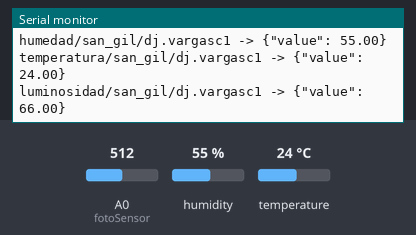
A sketch run on a simulated ESP8266 (NodeMCU). Shown: the last lines printed to the serial monitor. The test bench sets the inputs (shaded band); at power-on: humidity 55 %, A0 (fotoSensor) = 512, temperature 24 °C. WiFi joins after 1.5 s; servers stay silent unless stated; the local clock reads 2024-03-15 10:24:30 at power-on unless the sketch sets it; no MQTT or app messages arrive unless stated.

Above: at 3.2 s.
3.3 s: humidity set to 22 %
At 9.2 s:
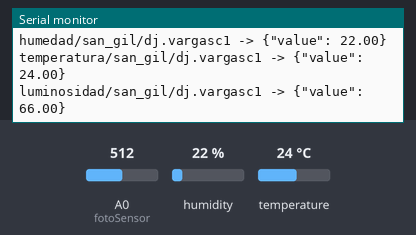
10.2 s: A0 (fotoSensor) set to 716
At 15.2 s:
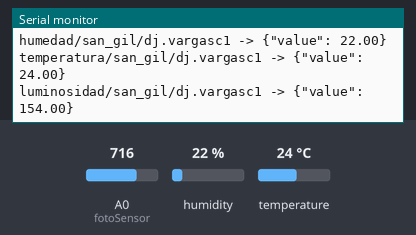
17.1 s: temperature set to 12 °C
At 21.1 s:
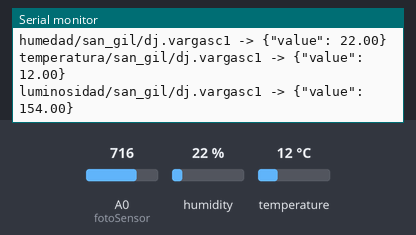
24.0 s: A0 (fotoSensor) set to 900
At 27.1 s:
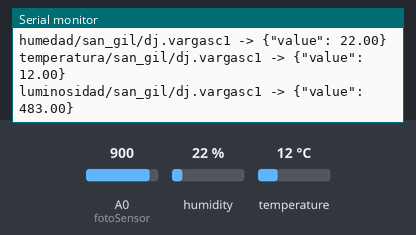
30.9 s: humidity set to 40 %
At 34.3 s:
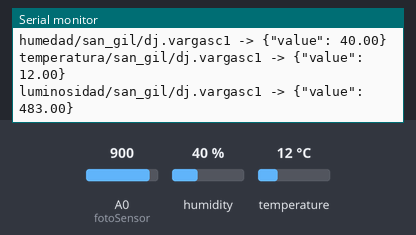
Timing chart, 0 to 35.8 s (numbered marks = the images above; inputs shaded):
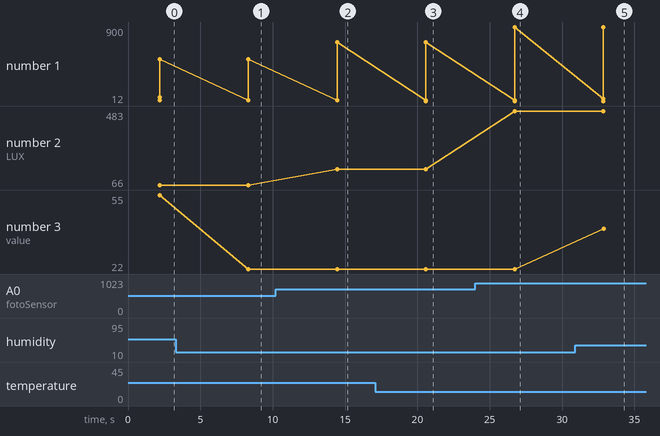

Measured:
- after the input at 3.3 s, the serial monitor: prints a new line after 5.0 s (image 1)
- after the input at 10.2 s, the serial monitor: prints a new line after 4.3 s (image 2)
- after the input at 17.1 s, the serial monitor: prints a new line after 3.5 s (image 3)
- after the input at 24.0 s, the serial monitor: prints a new line after 2.7 s (image 4)
- after the input at 30.9 s, the serial monitor: prints a new line after 2.0 s (image 5)
- plotted number 1: 512 → 716 after the input at 10.2 s, 716 → 900 after the input at 24.0 s
- plotted number 2: 66 → 154 after the input at 10.2 s, 154 → 483 after the input at 24.0 s
- plotted number 3: 55 → 22 after the input at 3.3 s, 22 → 40 after the input at 30.9 s

The sketch:

reto_uno.ino
```cpp
#include <ESP8266WiFi.h>
#include <WiFiClientSecure.h>
#include <time.h>
#include <PubSubClient.h>
#include "DHT.h"
#define DHTTYPE DHT11 // DHT 11
float fotoSensor = A0; //puerto analogico fotoresistor

#define dht_dpin 4
DHT dht(dht_dpin, DHTTYPE);

#include "secrets.h"

//Conexión a Wifi
//Nombre de la red Wifi
const char ssid[] = "ATHENA_2.4G";
//Contraseña de la red Wifi
const char pass[] = "11017549D";
//Usuario uniandes sin @uniandes.edu.co
#define HOSTNAME "dj.vargasc1"

//Conexión a Mosquitto
const char MQTT_HOST[] = "iotlab.virtual.uniandes.edu.co";
const int MQTT_PORT = 8082;
//Usuario uniandes sin @uniandes.edu.co
const char MQTT_USER[] = "dj.vargasc1";
//Contraseña de MQTT que recibió por correo
const char MQTT_PASS[] = "202210190";
const char MQTT_SUB_TOPIC[] = HOSTNAME "/";
//Tópico al que se enviarán los datos de humedad
const char MQTT_PUB_TOPIC1[] = "humedad/san_gil/" HOSTNAME;
//Tópico al que se enviarán los datos de temperatura
const char MQTT_PUB_TOPIC2[] = "temperatura/san_gil/" HOSTNAME;
//Tópico al que se enviarán los datos de luminosidad
const char MQTT_PUB_TOPIC3[] = "luminosidad/san_gil/" HOSTNAME;

//////////////////////////////////////////////////////

#if (defined(CHECK_PUB_KEY) and defined(CHECK_CA_ROOT)) or (defined(CHECK_PUB_KEY) and defined(CHECK_FINGERPRINT)) or (defined(CHECK_FINGERPRINT) and defined(CHECK_CA_ROOT)) or (defined(CHECK_PUB_KEY) and defined(CHECK_CA_ROOT) and defined(CHECK_FINGERPRINT))
  #error "cant have both CHECK_CA_ROOT and CHECK_PUB_KEY enabled"
#endif

BearSSL::WiFiClientSecure net;
PubSubClient client(net);

time_t now;
unsigned long lastMillis = 0;

//Función que conecta el node a través del protocolo MQTT
//Emplea los datos de usuario y contraseña definidos en MQTT_USER y MQTT_PASS para la conexión
void mqtt_connect()
{
  //Intenta realizar la conexión indefinidamente hasta que lo logre
  while (!client.connected()) {
    Serial.print("Time: ");
    Serial.print(ctime(&now));
    Serial.print("MQTT connecting ... ");
    if (client.connect(HOSTNAME, MQTT_USER, MQTT_PASS)) {
      Serial.println("connected.");
    } else {
      Serial.println("Problema con la conexión, revise los valores de las constantes MQTT");
      Serial.print("Código de error = ");
      Serial.println(client.state());
      if ( client.state() == MQTT_CONNECT_UNAUTHORIZED ) {
        ESP.deepSleep(0);
      }
      /* Espera 5 segundos antes de volver a intentar */
      delay(5000);
    }
  }
}

void receivedCallback(char* topic, byte* payload, unsigned int length) {
  Serial.print("Received [");
  Serial.print(topic);
  Serial.print("]: ");
  for (int i = 0; i < length; i++) {
    Serial.print((char)payload[i]);
  }
}

const long A = 1000;     //Resistencia en oscuridad en KΩ
const int B = 15;        //Resistencia a la luz (10 Lux) en KΩ
const int Rc = 10;       //Resistencia calibracion en KΩ

double Light(int V){
  int lux = ((long)V*A*10)/((long)B*Rc*(1024-V));
  Serial.print("-> LUX: ");
  Serial.println(lux);

return lux;

}


//Configura la conexión del node MCU a Wifi y a Mosquitto
void setup()
{
  Serial.begin(115200);
  Serial.println();
  Serial.println();
  Serial.print("Attempting to connect to SSID: ");
  Serial.print(ssid);
  WiFi.hostname(HOSTNAME);
  WiFi.mode(WIFI_STA);
  WiFi.begin(ssid, pass);
  //Intenta conectarse con los valores de las constantes ssid y pass a la red Wifi
  //Si la conexión falla el node se dormirá hasta que lo resetee
  while (WiFi.status() != WL_CONNECTED)
  {
    if ( WiFi.status() == WL_NO_SSID_AVAIL || WiFi.status() == WL_WRONG_PASSWORD ) {
      Serial.print("\nProblema con la conexión, revise los valores de las constantes ssid y pass");
      ESP.deepSleep(0);
    } else if ( WiFi.status() == WL_CONNECT_FAILED ) {
      Serial.print("\nNo se ha logrado conectar con la red, resetee el node y vuelva a intentar");
      ESP.deepSleep(0);
    }
    Serial.print(".");
    delay(1000);
  }
  Serial.println("connected!");

  //Sincroniza la hora del dispositivo con el servidor SNTP (Simple Network Time Protocol)
  Serial.print("Setting time using SNTP");
  configTime(-5 * 3600, 0, "pool.ntp.org", "time.nist.gov");
  now = time(nullptr);
  while (now < 1510592825) {
    delay(500);
    Serial.print(".");
    now = time(nullptr);
  }
  Serial.println("done!");
  struct tm timeinfo;
  gmtime_r(&now, &timeinfo);
  //Una vez obtiene la hora, imprime en el monitor el tiempo actual
  Serial.print("Current time: ");
  Serial.print(asctime(&timeinfo));

  #ifdef CHECK_CA_ROOT
    BearSSL::X509List cert(digicert);
    net.setTrustAnchors(&cert);
  #endif
  #ifdef CHECK_PUB_KEY
    BearSSL::PublicKey key(pubkey);
    net.setKnownKey(&key);
  #endif
  #ifdef CHECK_FINGERPRINT
    net.setFingerprint(fp);
  #endif
  #if (!defined(CHECK_PUB_KEY) and !defined(CHECK_CA_ROOT) and !defined(CHECK_FINGERPRINT))
    net.setInsecure();
  #endif

  //Llama a funciones de la librería PubSubClient para configurar la conexión con Mosquitto
  client.setServer(MQTT_HOST, MQTT_PORT);
  client.setCallback(receivedCallback);
  //Llama a la función de este programa que realiza la conexión con Mosquitto
  mqtt_connect();
}

//Función loop que se ejecuta indefinidamente repitiendo el código a su interior
//Cada vez que se ejecuta toma nuevos datos de la lectura del sensor
void loop()
{
  //Revisa que la conexión Wifi y MQTT siga activa
  if (WiFi.status() != WL_CONNECTED)
  {
    Serial.print("Checking wifi");
    while (WiFi.waitForConnectResult() != WL_CONNECTED)
    {
      WiFi.begin(ssid, pass);
      Serial.print(".");
      delay(10);
    }
    Serial.println("connected");
  }
  else
  {
    if (!client.connected())
    {
      mqtt_connect();
    }
    else
    {
      client.loop();
    }
  }

  now = time(nullptr);
  //Lee los datos del sensor
  float h = dht.readHumidity();
  delay(100);
  float t = dht.readTemperature();
  int V = analogRead(fotoSensor);
  Serial.println(h);
  Serial.println(t);
  Serial.println(V);

  //Transforma la información a la notación JSON para poder enviar los datos
  //El mensaje que se envía es de la forma {"value": x}, donde x es el valor de temperatura o humedad
  // Tranforma datos de luminosidad a porcentaje
  //JSON para humedad
  String json = "{\"value\": "+ String(h) + "}";
  char payload1[json.length()+1];
  json.toCharArray(payload1,json.length()+1);
  //JSON para temperatura
  json = "{\"value\": "+ String(t) + "}";
  char payload2[json.length()+1];
  json.toCharArray(payload2,json.length()+1);
  //JSON para luminosidad
  double ilum = Light(V);
  json = "{\"value\": "+ String(ilum) + "}";
  char payload3[json.length()+1];
  json.toCharArray(payload3,json.length()+1);

  //Si los valores recolectados no son indefinidos, se envían a los tópicos correspondientes
  if ( !isnan(h) && h<100  && !isnan(t) && t<100 && !isnan(ilum) ) {
    //Publica en el tópico de la humedad
    client.publish(MQTT_PUB_TOPIC1, payload1, false);
    //Publica en el tópico de la temperatura
    client.publish(MQTT_PUB_TOPIC2, payload2, false);
    //Publica en el tópico de la luminosidad
    client.publish(MQTT_PUB_TOPIC3, payload3, false);

    Serial.println("Published -->");

  }

  //Imprime en el monitor serial la información recolectada
  Serial.print(MQTT_PUB_TOPIC1);
  Serial.print(" -> ");
  Serial.println(payload1);
  Serial.print(MQTT_PUB_TOPIC2);
  Serial.print(" -> ");
  Serial.println(payload2);
  Serial.print(MQTT_PUB_TOPIC3);
  Serial.print(" -> ");
  Serial.println(payload3);
  Serial.println("");

  /*Espera 5 segundos antes de volver a ejecutar la función loop*/
  delay(6000);
}
```

secrets.h
```cpp
//enable only one of these below, disabling both is fine too.
#define CHECK_CA_ROOT
// #define CHECK_PUB_KEY
// #define CHECK_FINGERPRINT
////--------------------------////

#define SECRET

#ifdef CHECK_CA_ROOT
static const char digicert[] PROGMEM = R"EOF(
-----BEGIN CERTIFICATE-----
MIIEQzCCAyugAwIBAgIUVxULRUCblz76p0JQ02yqP+0oIT0wDQYJKoZIhvcNAQEL
BQAwgbAxCzAJBgNVBAYTAkNPMRMwEQYDVQQIDApDdW5kY2xpZW50MRUwEwYDVQQH
DAxCb2dvdGFDbGllbnQxFzAVBgNVBAoMDlVuaWFuZGVzQ2xpZW50MRcwFQYDVQQL
DA5TeXN0ZW1hc0NsaWVudDEnMCUGA1UEAwweaW90bGFiLnZpcnR1YWwudW5pYW5k
ZXMuZWR1LmNvMRowGAYJKoZIhvcNAQkBFgtpb3RAaW90LmNvbTAeFw0yMzA4MDkx
NTM3MzdaFw0yODA4MDgxNTM3MzdaMIGwMQswCQYDVQQGEwJDTzETMBEGA1UECAwK
Q3VuZGNsaWVudDEVMBMGA1UEBwwMQm9nb3RhQ2xpZW50MRcwFQYDVQQKDA5Vbmlh
bmRlc0NsaWVudDEXMBUGA1UECwwOU3lzdGVtYXNDbGllbnQxJzAlBgNVBAMMHmlv
dGxhYi52aXJ0dWFsLnVuaWFuZGVzLmVkdS5jbzEaMBgGCSqGSIb3DQEJARYLaW90
QGlvdC5jb20wggEiMA0GCSqGSIb3DQEBAQUAA4IBDwAwggEKAoIBAQCxteflALjc
YIu2G4Dx1w3nNfmFuvQIJtU3zGcWD8yiWzVfmhGIHTR5AMHGq+5p3VxKmX8T0aPJ
fgSgrBWxQFog3PqKZMDGIukcLf9EEyFL2DGkkiTj/DaxB6aa8yI2gHn/oSRLjw3p
5fWlEerMxOm9Uspvrzz6xnOObCJD/c8HMfWgzQEWTm+y60irQxh1V9UmTSsiIpj3
9+nfdOQfenOq5R92vdjVCDm4jpeeDf8P10jEqqgvxk7qA03qf+UKAMDv4GudfQxM
kkd+7zk+jncgSTb8nfVjazCm6nYreQVhHRCI103pDQ7c4aR02moisBBon2iUOVtk
bovtf4zc/2cnAgMBAAGjUzBRMB0GA1UdDgQWBBRMdA7bUGAb3SSSZ9brzWmeVJvw
+jAfBgNVHSMEGDAWgBRMdA7bUGAb3SSSZ9brzWmeVJvw+jAPBgNVHRMBAf8EBTAD
AQH/MA0GCSqGSIb3DQEBCwUAA4IBAQB8/lGbAIGXygkUwBuqDM+Vdvlgag3k93Gd
eNHGsMf6lvXAulvqnSm3CNYmZFmOGawOS7QJNKis1tIl5DzLPDhbxQ/IqhyHgD68
8IDjg6GyfxoChNOCO0fROdzRnl7l4izQ5EtmXRFY7Y8105EOyw1IaRK+SG9CzmJw
n2H83Dv/dg4Dx66vkZRwdHWTRW1d7lx4+GKzlpuDlPmIiLqOJZ+U5rB2sOwFNGud
1isNZfVIwrcEEsk7gP5pj3Fn5S5q6OVFlA7wxuxBb+AuC6FAt/uur5jjMvTsV7oY
upeTOzZ5IdS7YKX3qeuRGqnGqwu7ifAklS8j1sl9eLCdFK74dKFD
-----END CERTIFICATE-----
)EOF";
#endif

#ifdef CHECK_PUB_KEY
// Extracted by: openssl x509 -pubkey -noout -in ca.crt
static const char pubkey[] PROGMEM = R"KEY(
-----BEGIN PUBLIC KEY-----
xxxxxxxxxxxxxxxxxxxxxxxxxxxxxxxxxxxxxxxxxxxxxxxxxxxxxxxxxxxxxxxx
xxxxxxxxxxxxxxxxxxxxxxxxxxxxxxxxxxxxxxxxxxxxxxxxxxxxxxxxxxxxxxxx
xxxxxxxxxxxxxxxxxxxxxxxxxxxxxxxxxxxxxxxxxxxxxxxxxxxxxxxxxxxxxxxx
xxxxxxxxxxxxxxxxxxxxxxxxxxxxxxxxxxxxxxxxxxxxxxxxxxxxxxxxxxxxxxxx
xxxxxxxxxxxxxxxxxxxxxxxxxxxxxxxxxxxxxxxxxxxxxxxxxxxxxxxxxxxxxxxx
xxxxxxxxxxxxxxxxxxxxxxxxxxxxxxxxxxxxxxxxxxxxxxxxxxxxxxxxxxxxxxxx
xxxxxxxxxxxxxxxxxxxxxxxxxxxxxxxxxxxxxxxxxxxxxxxxxxxxxxxxxxxxxxxx
xxxxxxxxxxxxxxxxxxxxxxxxxxxxxxxxxxxxxxxxxxxxxxxxxxxxxxxxxxxxxxxx
xxxxxxxx
-----END PUBLIC KEY-----
)KEY";
#endif

#ifdef CHECK_FINGERPRINT
// Extracted by: openssl x509 -fingerprint -in server.crt
static const char fp[] PROGMEM = "AA:BB:CC:DD:EE:FF:00:11:22:33:44:55:66:77:88:99:AA:BB:CC:DD";
#endif
```
